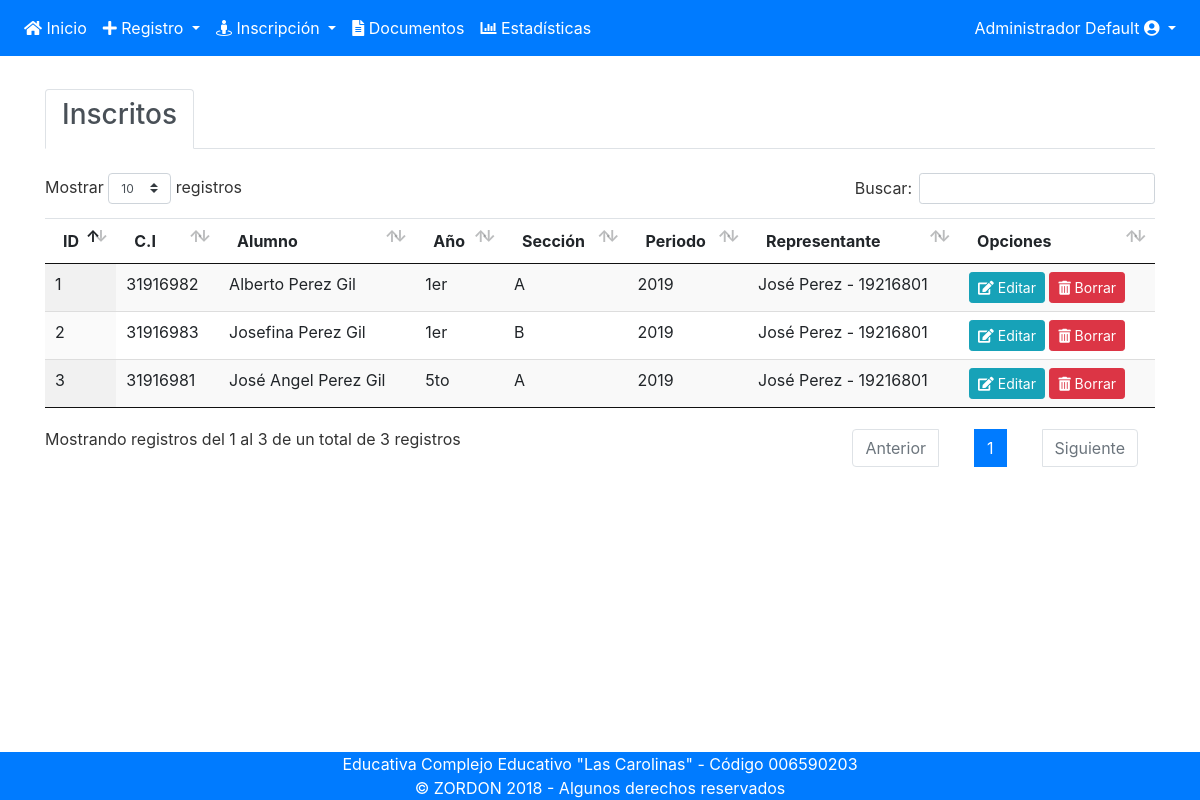
/listados_inscritos.php (signed in), run on the app's committed database.
### tables this page shows
CREATE TABLE `personas` (
  `id` int(11) NOT NULL,
  `ci` varchar(15) NOT NULL,
  `nac_id` int(2) DEFAULT NULL,
  `fec_nac` date DEFAULT NULL,
  `pri_nom` varchar(15) NOT NULL,
  `seg_nom` varchar(15) DEFAULT NULL,
  `pri_ape` varchar(15) NOT NULL,
  `seg_ape` varchar(15) DEFAULT NULL,
  `pais_id` int(5) DEFAULT NULL
);

CREATE TABLE `inscripciones` (
  `id` int(11) NOT NULL,
  `grado` varchar(11) DEFAULT NULL,
  `seccion` varchar(1) DEFAULT NULL,
  `periodo` varchar(15) DEFAULT NULL,
  `status_id` int(11) DEFAULT NULL,
  `estudiante_id` int(11) DEFAULT NULL
);

### listados_inscritos.php (the view, shortened to what this page needs)
<?php
require_once 'includes/header.php';
require_once 'includes/nav.php';
?>
	<section class="container">
<br>
<ul class="nav nav-tabs" id="myTab" role="tablist">
  <li class="nav-item">
	<a class="nav-link active" id="home-tab" data-toggle="tab" href="#home" role="tab" aria-controls="home" aria-selected="true"><h3>Inscritos</h3></a>
  </li>
</ul>
<br>
<div class="tab-content" id="myTabContent">
  <div class="tab-pane fade show active" id="home" role="tabpanel" aria-labelledby="home-tab">
	<?php
		$SQL="SELECT * FROM personas
 inner join direcciones on personas.id=direcciones.persona_id
 inner join estudiantes on personas.id=estudiantes.persona_id
 inner join inscripciones on estudiantes.id=inscripciones.estudiante_id
 inner join representantes on estudiantes.representante_id=representantes.id
 ORDER BY inscripciones.grado ASC, inscripciones.seccion ASC
 ";
		$Ejec=mysqli_query($conexion,$SQL);
	?>
	<table id="table_id" class="display table">
		<thead>
			<tr>
				<th>ID</th>
				<th>C.I</th>
				<th>Alumno</th>
				<th>Año</th>
				<th>Sección</th>
				<th>Periodo</th>
				<th>Representante</th>
				<th>Opciones</th>
			</tr>
		</thead>
		<tbody>
		<?php
		  $ii=0;
		  while ($fila=mysqli_fetch_assoc($Ejec)) {
			extract($fila);
			$ii++;
			$sql="SELECT * FROM `personas`,`representantes` WHERE representantes.persona_id=personas.id AND representantes.id='$representante_id'";
			$ejC=mysqli_query($conexion,$sql);
			 while ($filaa=mysqli_fetch_assoc($ejC)) { extract($filaa, EXTR_PREFIX_ALL, "");}
			$sql="SELECT * FROM `inscripciones` WHERE estudiante_id='$estudiante_id'";
			$ejC=mysqli_query($conexion,$sql);
			 while ($filb=mysqli_fetch_assoc($ejC)) { extract($filb, EXTR_PREFIX_ALL, "_ins_");}
		  ?>
			<tr>
				<td title="<?php echo "$_ins__id"; ?>"><?php echo "$ii"; ?></td>
				<td><?php echo "$ci"; ?></td>
				<td><?php echo "$pri_nom $seg_nom $pri_ape $seg_ape"; ?></td>
				<td><?php echo "$grado"; ?></td>
				<td><?php echo "$seccion"; ?></td>
				<td><?php echo "$periodo"; ?></td>
				<td><?php echo "$_pri_nom $_pri_ape - $_ci"; ?></td>
				<td>
					<a class="btn btn-info btn-sm" href="listados_inscritos.php?editar=<?php echo $_ins__id; ?>">
						<i class="fas fa-edit"></i> Editar
					</a>
					<a class="btn btn-danger btn-sm" href="listados_inscritos.php?borrar=<?php echo $_ins__id; ?>">
						<i class="fas fa-trash-alt"></i> Borrar
					</a>
				</td>
			</tr>
		<?php } ?>
		</tbody>
	</table>
  </div>
</div>
	</section>
<?php require_once 'includes/footer.php'; ?>

### data on the page
personas: ci "31916982", pri_nom "Alberto", personas.pri_ape "Perez", seg_ape "Gil", inscripciones.grado "1er", inscripciones.seccion "A", inscripciones.periodo "2019"
personas: ci "31916983", pri_nom "Josefina", personas.pri_ape "Perez", seg_ape "Gil", inscripciones.grado "1er", inscripciones.seccion "B", inscripciones.periodo "2019"
personas: ci "31916981", personas.pri_nom "José", seg_nom "Angel", personas.pri_ape "Perez", seg_ape "Gil", inscripciones.grado "5to", inscripciones.seccion "A", inscripciones.periodo "2019"

### other printed values
$_SESSION['pri_nom'] "Administrador"
$_SESSION['pri_ape'] "Default"
